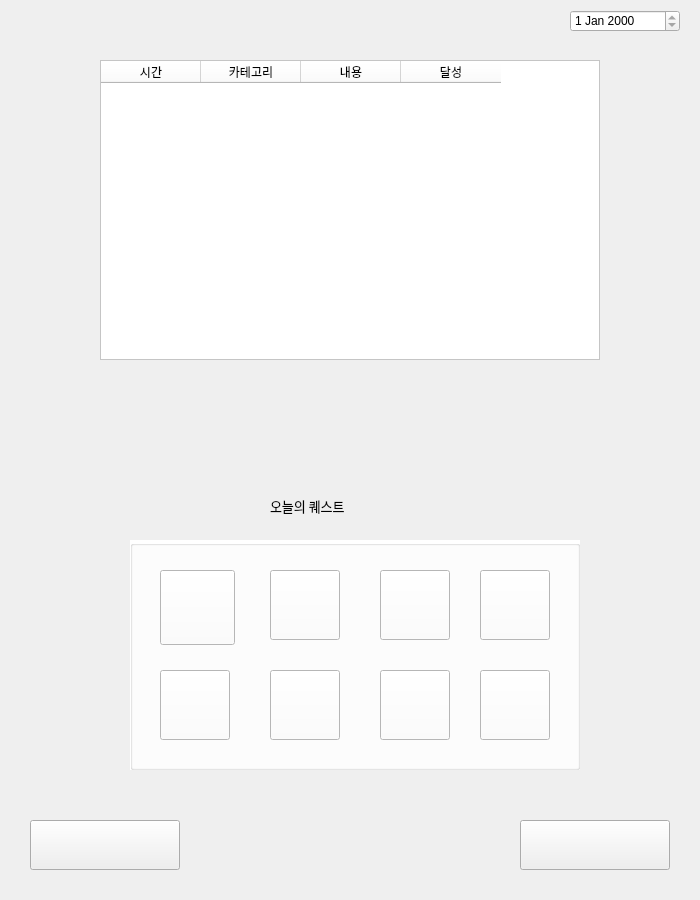
<?xml version="1.0" encoding="UTF-8"?>
<ui version="4.0">
 <class>MainWindow</class>
 <widget class="QMainWindow" name="MainWindow">
  <property name="geometry">
   <rect>
    <x>0</x>
    <y>0</y>
    <width>700</width>
    <height>900</height>
   </rect>
  </property>
  <property name="windowTitle">
   <string>MainWindow</string>
  </property>
  <property name="windowIcon">
   <iconset>
    <normaloff>../images/IMG_3253.ico</normaloff>../images/IMG_3253.ico</iconset>
  </property>
  <property name="styleSheet">
   <string notr="true"/>
  </property>
  <widget class="QWidget" name="centralwidget">
   <widget class="QTableWidget" name="Table_widgets">
    <property name="geometry">
     <rect>
      <x>100</x>
      <y>60</y>
      <width>500</width>
      <height>300</height>
     </rect>
    </property>
    <property name="font">
     <font>
      <family>경기천년바탕 Regular</family>
     </font>
    </property>
    <property name="styleSheet">
     <string notr="true">background-color:#ffffff

</string>
    </property>
    <column>
     <property name="text">
      <string>시간</string>
     </property>
     <property name="font">
      <font>
       <family>경기천년바탕 Regular</family>
      </font>
     </property>
    </column>
    <column>
     <property name="text">
      <string>카테고리</string>
     </property>
     <property name="font">
      <font>
       <family>경기천년바탕 Regular</family>
      </font>
     </property>
    </column>
    <column>
     <property name="text">
      <string>내용</string>
     </property>
     <property name="font">
      <font>
       <family>경기천년바탕 Regular</family>
      </font>
     </property>
    </column>
    <column>
     <property name="text">
      <string>달성</string>
     </property>
     <property name="font">
      <font>
       <family>경기천년바탕 Regular</family>
      </font>
     </property>
    </column>
   </widget>
   <widget class="QGroupBox" name="Cat_profiles_box">
    <property name="geometry">
     <rect>
      <x>130</x>
      <y>540</y>
      <width>450</width>
      <height>230</height>
     </rect>
    </property>
    <property name="font">
     <font>
      <family>경기천년바탕 Regular</family>
     </font>
    </property>
    <property name="styleSheet">
     <string notr="true">background-color:#ffffff
</string>
    </property>
    <property name="title">
     <string/>
    </property>
    <property name="alignment">
     <set>Qt::AlignCenter</set>
    </property>
    <widget class="QPushButton" name="Cat_profile_btn_1">
     <property name="geometry">
      <rect>
       <x>30</x>
       <y>30</y>
       <width>75</width>
       <height>75</height>
      </rect>
     </property>
     <property name="text">
      <string/>
     </property>
    </widget>
    <widget class="QPushButton" name="Cat_profile_btn_2">
     <property name="geometry">
      <rect>
       <x>140</x>
       <y>30</y>
       <width>70</width>
       <height>70</height>
      </rect>
     </property>
     <property name="text">
      <string/>
     </property>
    </widget>
    <widget class="QPushButton" name="Cat_profile_btn_3">
     <property name="geometry">
      <rect>
       <x>250</x>
       <y>30</y>
       <width>70</width>
       <height>70</height>
      </rect>
     </property>
     <property name="text">
      <string/>
     </property>
    </widget>
    <widget class="QPushButton" name="Cat_profile_btn_4">
     <property name="geometry">
      <rect>
       <x>350</x>
       <y>30</y>
       <width>70</width>
       <height>70</height>
      </rect>
     </property>
     <property name="text">
      <string/>
     </property>
    </widget>
    <widget class="QPushButton" name="Cat_profile_btn_5">
     <property name="geometry">
      <rect>
       <x>30</x>
       <y>130</y>
       <width>70</width>
       <height>70</height>
      </rect>
     </property>
     <property name="text">
      <string/>
     </property>
    </widget>
    <widget class="QPushButton" name="Cat_profile_btn_6">
     <property name="geometry">
      <rect>
       <x>140</x>
       <y>130</y>
       <width>70</width>
       <height>70</height>
      </rect>
     </property>
     <property name="text">
      <string/>
     </property>
    </widget>
    <widget class="QPushButton" name="Cat_profile_btn_7">
     <property name="geometry">
      <rect>
       <x>250</x>
       <y>130</y>
       <width>70</width>
       <height>70</height>
      </rect>
     </property>
     <property name="text">
      <string/>
     </property>
    </widget>
    <widget class="QPushButton" name="Cat_profile_btn_8">
     <property name="geometry">
      <rect>
       <x>350</x>
       <y>130</y>
       <width>70</width>
       <height>70</height>
      </rect>
     </property>
     <property name="text">
      <string/>
     </property>
    </widget>
   </widget>
   <widget class="QPushButton" name="set_sche_btn">
    <property name="geometry">
     <rect>
      <x>30</x>
      <y>820</y>
      <width>150</width>
      <height>50</height>
     </rect>
    </property>
    <property name="text">
     <string/>
    </property>
   </widget>
   <widget class="QPushButton" name="Lookup_schedule_btn">
    <property name="geometry">
     <rect>
      <x>520</x>
      <y>820</y>
      <width>150</width>
      <height>50</height>
     </rect>
    </property>
    <property name="text">
     <string/>
    </property>
   </widget>
   <widget class="QLabel" name="quest_label">
    <property name="geometry">
     <rect>
      <x>270</x>
      <y>490</y>
      <width>251</width>
      <height>31</height>
     </rect>
    </property>
    <property name="font">
     <font>
      <family>경기천년바탕 Regular</family>
      <pointsize>10</pointsize>
     </font>
    </property>
    <property name="text">
     <string>오늘의 퀘스트</string>
    </property>
   </widget>
   <widget class="QDateEdit" name="date_tracker">
    <property name="geometry">
     <rect>
      <x>570</x>
      <y>10</y>
      <width>110</width>
      <height>22</height>
     </rect>
    </property>
    <property name="styleSheet">
     <string notr="true">font: 9pt &quot;경기천년바탕 Regular&quot;;</string>
    </property>
    <property name="readOnly">
     <bool>true</bool>
    </property>
   </widget>
  </widget>
  <widget class="QMenuBar" name="menubar">
   <property name="geometry">
    <rect>
     <x>0</x>
     <y>0</y>
     <width>700</width>
     <height>26</height>
    </rect>
   </property>
  </widget>
  <action name="action_sched_check">
   <property name="text">
    <string>일정 확인하기</string>
   </property>
  </action>
  <action name="action_sched_add">
   <property name="text">
    <string>일정 추가하기</string>
   </property>
  </action>
 </widget>
 <resources/>
 <connections/>
</ui>
